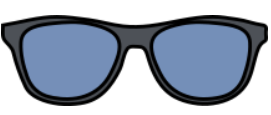
#> input picture Snapchat_AR/glass.PNG, 271 x 115 px, found by its file name
$ python 'Snapchat_based_AR - Glasses.py'
#> lines starting #> are read from the running program, lines starting #| are printed output that depends on the picture
# -*- coding: utf-8 -*-
"""
Created on Sat Oct 31 18:58:15 2020

@author: Admin
"""

# -*- coding: utf-8 -*-
"""
Created on Sat Oct 31 18:39:41 2020

@author: Admin
"""

import cv2


# Load cascade classifiers for face and nose detection:
face_cascade = cv2.CascadeClassifier("D:\\Python Projects\\OpenCV\\Snapchat_AR\\haarcascade_frontalface_default.xml")
eye_cascade = cv2.CascadeClassifier('D:\\Python Projects\\OpenCV\\Snapchat_AR\\haarcascade_mcs_eyepair_big.xml')

 # Load moustache image. The parameter -1 reads also de alpha channel
 # Open 'moustaches.sgv' to see more moustaches that can be used
 # Therefore, the loaded image has four channels (Blue, Green, Red, Alpha):
img_moustache = cv2.imread('D:\\Python Projects\\OpenCV\\Snapchat_AR\\glass.PNG', -1)
#> img_moustache is the input picture: shape (115, 271, 4); mean B, G, R, A 180.1, 164.8, 154.9, 255


 # Create the mask for the moustache:
img_moustache_mask = img_moustache[:, :, 2]
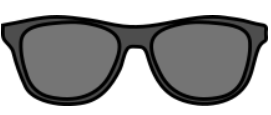
#> img_moustache_mask: shape (115, 271); min 0, max 255, mean 154.9
 # cv2.imshow("img moustache mask", img_moustache_mask)


 # You can use a test image to adjust the ROIS:
 # test_face = cv2.imread("face_test.png")


 # Convert moustache image to BGR (eliminate alpha channel):
img_moustache = img_moustache[:, :, 0:3]
#> img_moustache: shape (115, 271, 3)


 # Create VideoCapture object to get images from the webcam:
video_capture = cv2.VideoCapture(0)


while True:
     # Capture frame from the VideoCapture object:
     ret, frame = video_capture.read()
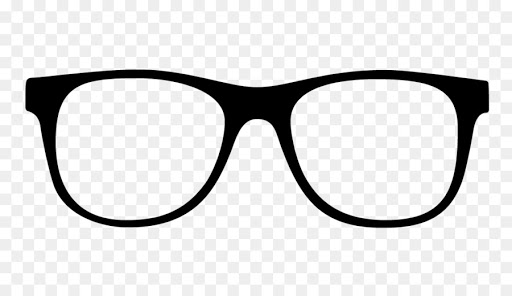
#> input picture Snapchat_AR/glasses.jpg, 512 x 296 px, given in place of the camera
#> frame is the input picture: shape (296, 512, 3); min 0, max 255, mean 221.7


     # Just for debugging purposes and to adjust the ROIS:
     # frame = test_face.copy()


     # Convert frame to grayscale:
     gray = cv2.cvtColor(frame, cv2.COLOR_BGR2GRAY)


     # Detect faces using the function 'detectMultiScale'
     faces = face_cascade.detectMultiScale(gray, 1.3, 5)
#> faces = ()


     # Iterate over each detected face:
     for (x, y, w, h) in faces:
         # Draw a rectangle to see the detected face (debugging purposes):
         # cv2.rectangle(frame, (x, y), (x + w, y + h), (255, 255, 0), 2)


         # Create the ROIS based on the size of the detected face:
         roi_gray = gray[y:y + h, x:x + w]
         roi_color = frame[y:y + h, x:x + w]


         # Detects a nose inside the detected face:
         eyes = eye_cascade.detectMultiScale(roi_gray)


         for (nx, ny, nw, nh) in eyes:
             # Draw a rectangle to see the detected nose (debugging purposes):
             # cv2.rectangle(roi_color, (nx, ny), (nx + nw, ny + nh), (255, 0, 255), 2)


             # Calculate the coordinates where the moustache will be placed:
             x1 = int(nx - nw / 10)
             x2 = int((nx + nw) + nw / 10)
             y1 = int(ny)
             y2 = int(ny + nh + nh / 2)


             if x1 < 0 or x2 < 0 or x2 > w or y2 > h:
                 continue


             # Draw a rectangle to see where the moustache will be placed (debugging purposes):
             # cv2.rectangle(roi_color, (x1, y1), (x2, y2), (255, 0, 0), 2)


             # Calculate the width and height of the image with the moustache:
             img_moustache_res_width = int(x2 - x1)
             img_moustache_res_height = int(y2 - y1)


             # Resize the mask to be equal to the region were the glasses will be placed:
             mask = cv2.resize(img_moustache_mask, (img_moustache_res_width, img_moustache_res_height))


             # Create the invert of the mask:
             mask_inv = cv2.bitwise_not(mask)


             # Resize img_glasses to the desired (and previously calculated) size:
             img = cv2.resize(img_moustache, (img_moustache_res_width, img_moustache_res_height))

             # Take ROI from the BGR image:
             roi = roi_color[y1:y2, x1:x2]

             # Create ROI background and ROI foreground:
             roi_bakground = cv2.bitwise_and(roi, roi, mask=mask_inv)
             roi_foreground = cv2.bitwise_and(img, img, mask=mask)


             # Show both roi_bakground and roi_foreground (debugging purposes):
             # cv2.imshow('roi_bakground', roi_bakground)
             # cv2.imshow('roi_foreground', roi_foreground)


             # Add roi_bakground and roi_foreground to create the result:
             res = cv2.add(roi_bakground, roi_foreground)


             # Set res into the color ROI:
             roi_color[y1:y2, x1:x2] = res


             break
#> this loop made 0 passes


     # Display the resulting frame:
     cv2.imshow('Snapchat-based OpenCV moustache overlay', frame)


     # Press any key to exit:
     if cv2.waitKey(1) & 0xFF == ord('q'):
#> (key q is pressed here)
        break

    #Release everything:
video_capture.release()
cv2.destroyAllWindows()
